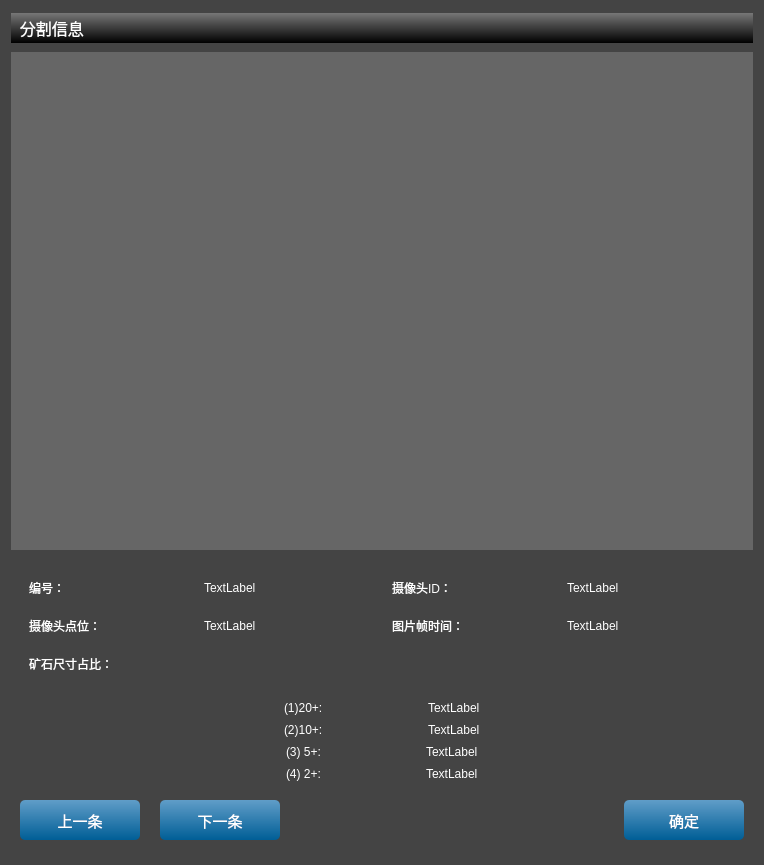
<?xml version="1.0" encoding="UTF-8"?>
<ui version="4.0">
 <class>Dialog</class>
 <widget class="QDialog" name="Dialog">
  <property name="geometry">
   <rect>
    <x>0</x>
    <y>0</y>
    <width>764</width>
    <height>865</height>
   </rect>
  </property>
  <property name="windowTitle">
   <string>Dialog</string>
  </property>
  <property name="styleSheet">
   <string notr="true">background-color: rgb(68, 68, 68);</string>
  </property>
  <layout class="QVBoxLayout" name="verticalLayout">
   <item>
    <widget class="QWidget" name="widget_15" native="true">
     <layout class="QHBoxLayout" name="horizontalLayout_11">
      <property name="spacing">
       <number>0</number>
      </property>
      <property name="leftMargin">
       <number>0</number>
      </property>
      <property name="topMargin">
       <number>0</number>
      </property>
      <property name="rightMargin">
       <number>0</number>
      </property>
      <property name="bottomMargin">
       <number>0</number>
      </property>
      <item>
       <widget class="QLabel" name="label_20">
        <property name="sizePolicy">
         <sizepolicy hsizetype="Preferred" vsizetype="Maximum">
          <horstretch>0</horstretch>
          <verstretch>0</verstretch>
         </sizepolicy>
        </property>
        <property name="minimumSize">
         <size>
          <width>0</width>
          <height>30</height>
         </size>
        </property>
        <property name="maximumSize">
         <size>
          <width>16777215</width>
          <height>30</height>
         </size>
        </property>
        <property name="styleSheet">
         <string notr="true">QLabel{
    border:none;
    font-size:16px;
    font-weight:400;
    background-color: qlineargradient(x1:0, y1:0, x2:0, y2:1,stop:0 #777777,stop:1 #000000);
    color:white;
  }</string>
        </property>
        <property name="text">
         <string>  分割信息</string>
        </property>
       </widget>
      </item>
     </layout>
    </widget>
   </item>
   <item>
    <widget class="QWidget" name="widget" native="true">
     <property name="sizePolicy">
      <sizepolicy hsizetype="Preferred" vsizetype="Maximum">
       <horstretch>0</horstretch>
       <verstretch>0</verstretch>
      </sizepolicy>
     </property>
     <property name="maximumSize">
      <size>
       <width>16777215</width>
       <height>740</height>
      </size>
     </property>
     <property name="styleSheet">
      <string notr="true">background-color: rgb(102, 102, 102);</string>
     </property>
     <layout class="QGridLayout" name="gridLayout_2">
      <item row="0" column="0">
       <widget class="QLabel" name="label">
        <property name="sizePolicy">
         <sizepolicy hsizetype="Preferred" vsizetype="Preferred">
          <horstretch>0</horstretch>
          <verstretch>0</verstretch>
         </sizepolicy>
        </property>
        <property name="minimumSize">
         <size>
          <width>720</width>
          <height>480</height>
         </size>
        </property>
        <property name="maximumSize">
         <size>
          <width>16777215</width>
          <height>480</height>
         </size>
        </property>
        <property name="text">
         <string/>
        </property>
       </widget>
      </item>
     </layout>
    </widget>
   </item>
   <item>
    <widget class="QWidget" name="widget_2" native="true">
     <property name="styleSheet">
      <string notr="true">QLabel {
    border-radius: 3px;
   color:white;
    background:#444444;
}</string>
     </property>
     <layout class="QVBoxLayout" name="verticalLayout_2">
      <item>
       <widget class="QWidget" name="widget_3" native="true">
        <layout class="QGridLayout" name="gridLayout">
         <property name="leftMargin">
          <number>0</number>
         </property>
         <property name="topMargin">
          <number>5</number>
         </property>
         <property name="rightMargin">
          <number>0</number>
         </property>
         <property name="bottomMargin">
          <number>5</number>
         </property>
         <property name="spacing">
          <number>2</number>
         </property>
         <item row="0" column="0">
          <widget class="QWidget" name="widget_4" native="true">
           <layout class="QHBoxLayout" name="horizontalLayout">
            <item>
             <widget class="QLabel" name="label_2">
              <property name="styleSheet">
               <string notr="true">QLineEdit {
    border-radius: 3px;
   color:white;
    background:#444444;
}</string>
              </property>
              <property name="text">
               <string>编号：</string>
              </property>
             </widget>
            </item>
            <item>
             <widget class="QLabel" name="label_number">
              <property name="text">
               <string>TextLabel</string>
              </property>
             </widget>
            </item>
           </layout>
          </widget>
         </item>
         <item row="1" column="1">
          <widget class="QWidget" name="widget_7" native="true">
           <layout class="QHBoxLayout" name="horizontalLayout_4">
            <item>
             <widget class="QLabel" name="label_8">
              <property name="text">
               <string>图片帧时间：</string>
              </property>
             </widget>
            </item>
            <item>
             <widget class="QLabel" name="label_frameTime">
              <property name="text">
               <string>TextLabel</string>
              </property>
             </widget>
            </item>
           </layout>
          </widget>
         </item>
         <item row="0" column="1">
          <widget class="QWidget" name="widget_5" native="true">
           <layout class="QHBoxLayout" name="horizontalLayout_2">
            <item>
             <widget class="QLabel" name="label_4">
              <property name="text">
               <string>摄像头ID：</string>
              </property>
             </widget>
            </item>
            <item>
             <widget class="QLabel" name="label_id">
              <property name="text">
               <string>TextLabel</string>
              </property>
             </widget>
            </item>
           </layout>
          </widget>
         </item>
         <item row="1" column="0">
          <widget class="QWidget" name="widget_6" native="true">
           <layout class="QHBoxLayout" name="horizontalLayout_3">
            <item>
             <widget class="QLabel" name="label_6">
              <property name="text">
               <string>摄像头点位：</string>
              </property>
             </widget>
            </item>
            <item>
             <widget class="QLabel" name="label_cameraSite">
              <property name="text">
               <string>TextLabel</string>
              </property>
             </widget>
            </item>
           </layout>
          </widget>
         </item>
         <item row="2" column="0">
          <widget class="QWidget" name="widget_8" native="true">
           <layout class="QHBoxLayout" name="horizontalLayout_5">
            <item>
             <widget class="QLabel" name="label_11">
              <property name="text">
               <string>矿石尺寸占比：</string>
              </property>
             </widget>
            </item>
           </layout>
          </widget>
         </item>
        </layout>
       </widget>
      </item>
      <item>
       <widget class="QWidget" name="widget_9" native="true">
        <layout class="QVBoxLayout" name="verticalLayout_3">
         <property name="spacing">
          <number>2</number>
         </property>
         <property name="leftMargin">
          <number>0</number>
         </property>
         <property name="topMargin">
          <number>5</number>
         </property>
         <property name="rightMargin">
          <number>0</number>
         </property>
         <property name="bottomMargin">
          <number>5</number>
         </property>
         <item alignment="Qt::AlignHCenter">
          <widget class="QWidget" name="widget_10" native="true">
           <layout class="QHBoxLayout" name="horizontalLayout_6">
            <property name="spacing">
             <number>5</number>
            </property>
            <property name="leftMargin">
             <number>0</number>
            </property>
            <property name="topMargin">
             <number>0</number>
            </property>
            <property name="rightMargin">
             <number>0</number>
            </property>
            <property name="bottomMargin">
             <number>0</number>
            </property>
            <item>
             <widget class="QLabel" name="label_12">
              <property name="text">
               <string>(1)20+:</string>
              </property>
             </widget>
            </item>
            <item>
             <spacer name="horizontalSpacer">
              <property name="orientation">
               <enum>Qt::Horizontal</enum>
              </property>
              <property name="sizeHint" stdset="0">
               <size>
                <width>100</width>
                <height>20</height>
               </size>
              </property>
             </spacer>
            </item>
            <item>
             <widget class="QLabel" name="label_20cm">
              <property name="text">
               <string>TextLabel</string>
              </property>
             </widget>
            </item>
           </layout>
          </widget>
         </item>
         <item alignment="Qt::AlignHCenter">
          <widget class="QWidget" name="widget_11" native="true">
           <layout class="QHBoxLayout" name="horizontalLayout_7">
            <property name="spacing">
             <number>5</number>
            </property>
            <property name="leftMargin">
             <number>0</number>
            </property>
            <property name="topMargin">
             <number>0</number>
            </property>
            <property name="rightMargin">
             <number>0</number>
            </property>
            <property name="bottomMargin">
             <number>0</number>
            </property>
            <item>
             <widget class="QLabel" name="label_14">
              <property name="text">
               <string>(2)10+:</string>
              </property>
             </widget>
            </item>
            <item>
             <spacer name="horizontalSpacer_2">
              <property name="orientation">
               <enum>Qt::Horizontal</enum>
              </property>
              <property name="sizeHint" stdset="0">
               <size>
                <width>100</width>
                <height>20</height>
               </size>
              </property>
             </spacer>
            </item>
            <item>
             <widget class="QLabel" name="label_10cm">
              <property name="text">
               <string>TextLabel</string>
              </property>
             </widget>
            </item>
           </layout>
          </widget>
         </item>
         <item alignment="Qt::AlignHCenter">
          <widget class="QWidget" name="widget_12" native="true">
           <layout class="QHBoxLayout" name="horizontalLayout_8">
            <property name="spacing">
             <number>5</number>
            </property>
            <property name="leftMargin">
             <number>0</number>
            </property>
            <property name="topMargin">
             <number>0</number>
            </property>
            <property name="rightMargin">
             <number>0</number>
            </property>
            <property name="bottomMargin">
             <number>0</number>
            </property>
            <item>
             <widget class="QLabel" name="label_16">
              <property name="text">
               <string>(3) 5+:</string>
              </property>
             </widget>
            </item>
            <item>
             <spacer name="horizontalSpacer_3">
              <property name="orientation">
               <enum>Qt::Horizontal</enum>
              </property>
              <property name="sizeHint" stdset="0">
               <size>
                <width>100</width>
                <height>20</height>
               </size>
              </property>
             </spacer>
            </item>
            <item>
             <widget class="QLabel" name="label_5cm">
              <property name="text">
               <string>TextLabel</string>
              </property>
             </widget>
            </item>
           </layout>
          </widget>
         </item>
         <item alignment="Qt::AlignHCenter">
          <widget class="QWidget" name="widget_13" native="true">
           <layout class="QHBoxLayout" name="horizontalLayout_9">
            <property name="spacing">
             <number>5</number>
            </property>
            <property name="leftMargin">
             <number>0</number>
            </property>
            <property name="topMargin">
             <number>0</number>
            </property>
            <property name="rightMargin">
             <number>0</number>
            </property>
            <property name="bottomMargin">
             <number>0</number>
            </property>
            <item>
             <widget class="QLabel" name="label_18">
              <property name="text">
               <string>(4) 2+:</string>
              </property>
             </widget>
            </item>
            <item>
             <spacer name="horizontalSpacer_4">
              <property name="orientation">
               <enum>Qt::Horizontal</enum>
              </property>
              <property name="sizeHint" stdset="0">
               <size>
                <width>100</width>
                <height>20</height>
               </size>
              </property>
             </spacer>
            </item>
            <item>
             <widget class="QLabel" name="label_2cm">
              <property name="text">
               <string>TextLabel</string>
              </property>
             </widget>
            </item>
           </layout>
          </widget>
         </item>
        </layout>
       </widget>
      </item>
      <item>
       <widget class="QWidget" name="widget_14" native="true">
        <property name="sizePolicy">
         <sizepolicy hsizetype="Preferred" vsizetype="Minimum">
          <horstretch>0</horstretch>
          <verstretch>0</verstretch>
         </sizepolicy>
        </property>
        <property name="minimumSize">
         <size>
          <width>0</width>
          <height>40</height>
         </size>
        </property>
        <layout class="QHBoxLayout" name="horizontalLayout_10">
         <property name="spacing">
          <number>20</number>
         </property>
         <property name="leftMargin">
          <number>0</number>
         </property>
         <property name="topMargin">
          <number>5</number>
         </property>
         <property name="rightMargin">
          <number>0</number>
         </property>
         <property name="bottomMargin">
          <number>5</number>
         </property>
         <item>
          <widget class="QPushButton" name="prev_Button">
           <property name="enabled">
            <bool>true</bool>
           </property>
           <property name="styleSheet">
            <string notr="true">QPushButton{
           border:none;
          background-color: qlineargradient(x1:0, y1:0, x2:0, y2:1,stop:0 rgb(96,157,200),stop:1 rgb(0,94,150));
          font-size:15px;
            color:white;
            width:120px;
            height:40px;
            text-align:center;
            border-radius:5px;
        }
QPushButton:hover{
        	color:#0caaff;
}
QPushButton:pressed{
background-color: rgb(50, 88, 138);
}
QPushButton:disabled{
color:rgb(172, 172, 172);
background-color:rgb(93, 93, 93)
}</string>
           </property>
           <property name="text">
            <string>上一条</string>
           </property>
          </widget>
         </item>
         <item>
          <widget class="QPushButton" name="next_Button">
           <property name="styleSheet">
            <string notr="true">QPushButton{
           border:none;
          background-color: qlineargradient(x1:0, y1:0, x2:0, y2:1,stop:0 rgb(96,157,200),stop:1 rgb(0,94,150));
          font-size:15px;
            color:white;
            width:120px;
            height:40px;
            text-align:center;
            border-radius:5px;
        }
QPushButton:hover{
        	color:#0caaff
}
QPushButton:pressed{
background-color: rgb(50, 88, 138)
}
QPushButton:disabled{
color:rgb(172, 172, 172);
background-color:rgb(93, 93, 93)
}</string>
           </property>
           <property name="text">
            <string>下一条</string>
           </property>
          </widget>
         </item>
         <item>
          <spacer name="horizontalSpacer_5">
           <property name="orientation">
            <enum>Qt::Horizontal</enum>
           </property>
           <property name="sizeHint" stdset="0">
            <size>
             <width>40</width>
             <height>20</height>
            </size>
           </property>
          </spacer>
         </item>
         <item>
          <widget class="QPushButton" name="close_Button">
           <property name="enabled">
            <bool>true</bool>
           </property>
           <property name="styleSheet">
            <string notr="true">QPushButton{
           border:none;
          background-color: qlineargradient(x1:0, y1:0, x2:0, y2:1,stop:0 rgb(96,157,200),stop:1 rgb(0,94,150));
          font-size:15px;
            color:white;
            width:120px;
            height:40px;
            text-align:center;
            border-radius:5px;
        }
QPushButton:hover{
        	color:#0caaff
}
QPushButton:pressed{
background-color: rgb(50, 88, 138)
}
QPushButton:disabled{
color:rgb(172, 172, 172);
background-color:rgb(93, 93, 93)
}</string>
           </property>
           <property name="text">
            <string>确定</string>
           </property>
          </widget>
         </item>
        </layout>
       </widget>
      </item>
     </layout>
    </widget>
   </item>
  </layout>
 </widget>
 <resources/>
 <connections>
  <connection>
   <sender>close_Button</sender>
   <signal>clicked()</signal>
   <receiver>Dialog</receiver>
   <slot>exec()</slot>
   <hints>
    <hint type="sourcelabel">
     <x>669</x>
     <y>824</y>
    </hint>
    <hint type="destinationlabel">
     <x>765</x>
     <y>14</y>
    </hint>
   </hints>
  </connection>
 </connections>
</ui>
